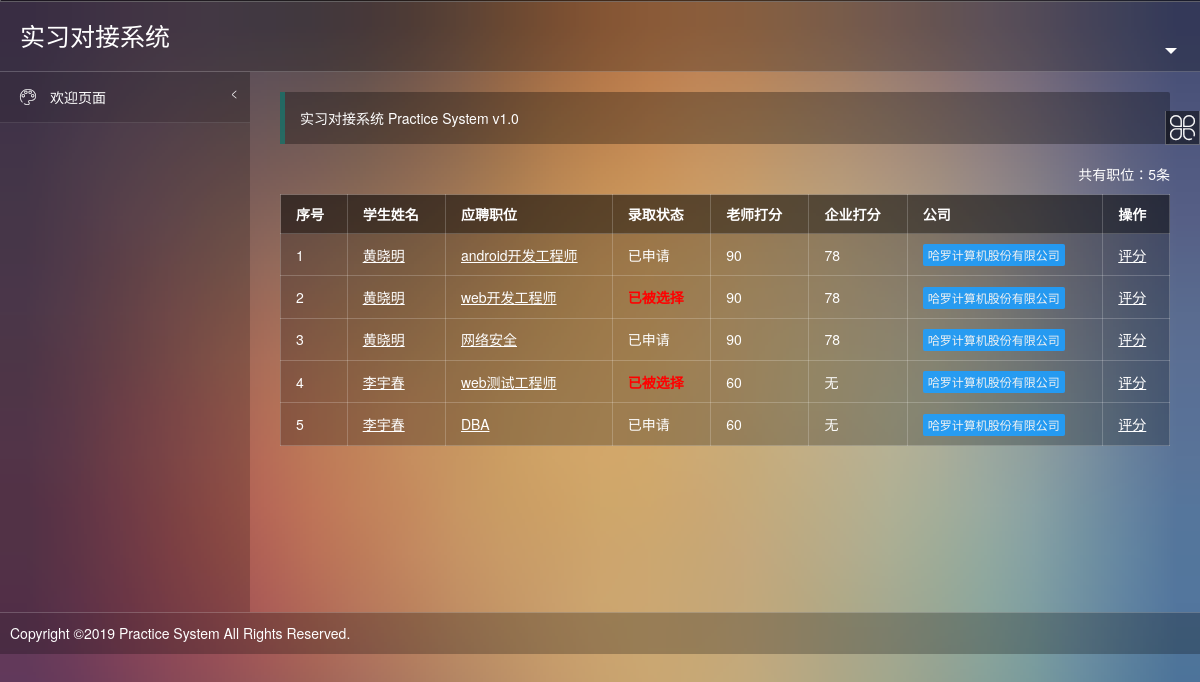
Page /practice/enterprise/internmanage/ (signed in) on the earlier database version.
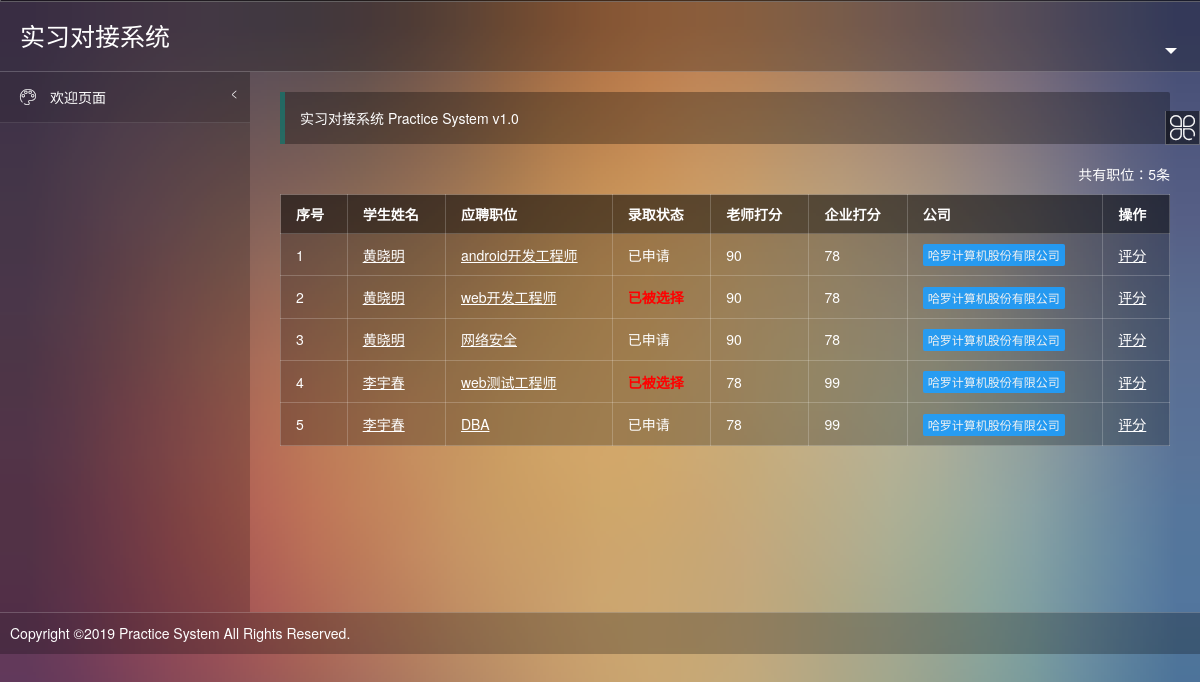
Same page on the later database version.
### practice/models.py (models this page shows, shortened)
class Choice(models.Model):
    choice_id = models.IntegerField(primary_key=True)
    job_id = models.ForeignKey(Job, db_column='job_id', on_delete=models.CASCADE)
    stu_id = models.ForeignKey(Student, db_column='stu_id', on_delete=models.CASCADE)
    result = models.BooleanField(default=False)

class Student(models.Model):
    stu_id = models.IntegerField(primary_key=True, db_column='stu_id',  blank=False)
    tea_id = models.ForeignKey(Teacher,  db_column='tea_id',  on_delete=models.CASCADE)
    stu_pwd = models.CharField(max_length=20)
    stu_name = models.CharField(max_length=10)
    stu_age = models.IntegerField(default=0)
    phone_num = models.CharField(max_length=11)
    e_mail = models.CharField(max_length=15)
    major = models.CharField(max_length=20)
    grade = models.IntegerField(default=0)
    stu_class = models.CharField(max_length=10)
    address = models.CharField(max_length=40)
    political_status = models.CharField(max_length=10)
    target_post = models.CharField(max_length=20)
    intention_area = models.CharField(max_length=40)
    resume = models.FileField(upload_to='practice/resume/')
    tripartite_agreement = models.BooleanField(default=False)
    practice_agreement = models.BooleanField(default=False)
    employment_agreement = models.BooleanField(default=False)
    tea_mark = models.IntegerField(default=0)
    ent_mark = models.IntegerField(default=0)

class Job(models.Model):
    job_id = models.IntegerField(primary_key=True,  db_column='job_id')
    ent_id = models.ForeignKey(Enterprise,  db_column='ent_id',  on_delete=models.CASCADE)
    job_name = models.CharField(max_length=20)
    job_desc = models.CharField(max_length=100)
    employ_num = models.IntegerField(default=0)
    salary = models.IntegerField(default=0)
    job_time = models.IntegerField(default=0)

class Enterprise(models.Model):
    ent_id = models.IntegerField(primary_key=True, db_column='ent_id',  blank=False)
    ent_pwd = models.CharField(max_length=20)
    ent_name = models.CharField(max_length=40)
    introduction = models.CharField(max_length=150)
    ent_address = models.CharField(max_length=40)
    ent_phone = models.CharField(max_length=11)
    ent_email = models.CharField(max_length=15)
    principal = models.CharField(max_length=10)

### practice/enterprise/views.py (the view)
# urls.py: path('internmanage/', views.internmanage, name='internmanage'),
def internmanage(request):
    session = request.session
    role_id = int(session['role_id'])
    ent_id = int(session['user_id'])
    context = {}
    context['menu'] = daoapp.getMenu(role_id=role_id)
    context['username'] = daoapp.getUsername(role_id, ent_id)
    enterprise = Enterprise.objects.get(ent_id=ent_id)
    jobs = Job.objects.filter(ent_id=enterprise)
    choices = []
    for job in jobs:
        choices += Choice.objects.filter(job_id=job)
    context['choices'] = choices
    context['role_name'] = 'enterprise'
    return render(request, 'practice/studentlist.html', context)

### practice/daoapp.py (called while the page is built)
def getMenu(role_id):
    role_id = int(role_id)
    datas = Menu.objects.filter(role_id = role_id)
    parentMenu = {}
    menu = {}
    for m in datas:
        if m.parent_id == 0:
            parentMenu[m.menu_id] = m.menu_name
            menu[m.menu_name] = {}
            menu[m.menu_name][m.menu_name] = m.url_name
    for m in datas:
        if m.parent_id != 0:
            pmenuname = parentMenu[m.parent_id]
            if pmenuname in menu[pmenuname].keys():
                del menu[pmenuname][pmenuname]
            menu[pmenuname][m.menu_name] = m.url_name
    return menu

def getUsername(role_id, user_id):
    username = ''
    if not isinstance(role_id, int) or not isinstance(user_id, int):
        return None
    if role_id == 2:    #如果是老师
        username = Teacher.objects.get(tea_id=user_id).tea_name
    elif role_id == 3:  #如果是企业
        username = Enterprise.objects.get(ent_id=user_id).ent_name
    elif role_id == 4:  #如果是学生
        username = Student.objects.get(stu_id=user_id).stu_name
    return username

### practice/templates/practice/studentlist.html (shortened to what this page needs)
{% extends 'practice/template.html' %}
{% block frame %}
<span class="x-right" style="line-height:40px">共有职位：{{ choices|length }}条</span>
<table class="layui-table">
    <thead>
    <tr>
        <th>
            序号
        </th>
        <th>
            学生姓名
        </th>
        <th>
            应聘职位
        </th>
        <th>
            录取状态
        </th>
        <th>
            老师打分
        </th>
        <th>
            企业打分
        </th>
        <th>
            公司
        </th>
        <th>
            操作
        </th>
    </tr>
    </thead>
    <tbody>
    {% for choice in choices %}
    <tr>
        <td>
            {{ forloop.counter }}
        </td>
        <td>
            <a href="/practice/{{ role_name }}/information{% if role_name == 'teacher' %}student{% endif %}/{{ choice.stu_id.stu_id }}/">
                <u>{{ choice.stu_id.stu_name }}</u>
            </a>
        </td>
        <td >
            <u style="cursor:pointer" onclick="member_show('{{ choice.job_id.job_name }}','/practice/{{ role_name }}/showjob/{{ choice.job_id.job_id }}/','800','500')">
                {{ choice.job_id.job_name }}
            </u>
        </td>
        <td >
            {% if choice.result %}
            <b style="color: red">已被选择</b>
            {% else %}
            已申请
            {% endif %}
        </td>
        <td >
            {% if choice.stu_id.tea_mark %}{{ choice.stu_id.tea_mark }}{% else %}无{% endif %}
        </td>
        <td >
            {% if choice.stu_id.ent_mark %}{{ choice.stu_id.ent_mark }}{% else %}无{% endif %}
        </td>
        <td class="td-status">
            <span class="layui-btn layui-btn-normal layui-btn-mini">
                {% if role_name == 'teacher' %}
                <a href="/practice/{{ role_name }}/information/{{ choice.job_id.ent_id.ent_id }}/">{{ choice.job_id.ent_id.ent_name }}</a>
                {% else %}
                <a href="/practice/{{ role_name }}/">{{ choice.job_id.ent_id.ent_name }}</a>
                {% endif %}
            </span>
        </td>
        <td class="td-manage">
            <u style="cursor:pointer" >
                <a href="javascript:mark({{ choice.stu_id.stu_id }})">评分</a>
            </u>
        </td>
    </tr>
    {% endfor %}
    </tbody>
</table>
{% endblock %}

Differences in the rows shown:
changed through a linked row, Choice "web测试工程师": stu_id.tea_mark "60" → "78"; stu_id.ent_mark (not shown) → "99"; no longer shows "无"
changed through a linked row, Choice "DBA": stu_id.tea_mark "60" → "78"; stu_id.ent_mark (not shown) → "99"; no longer shows "无"
